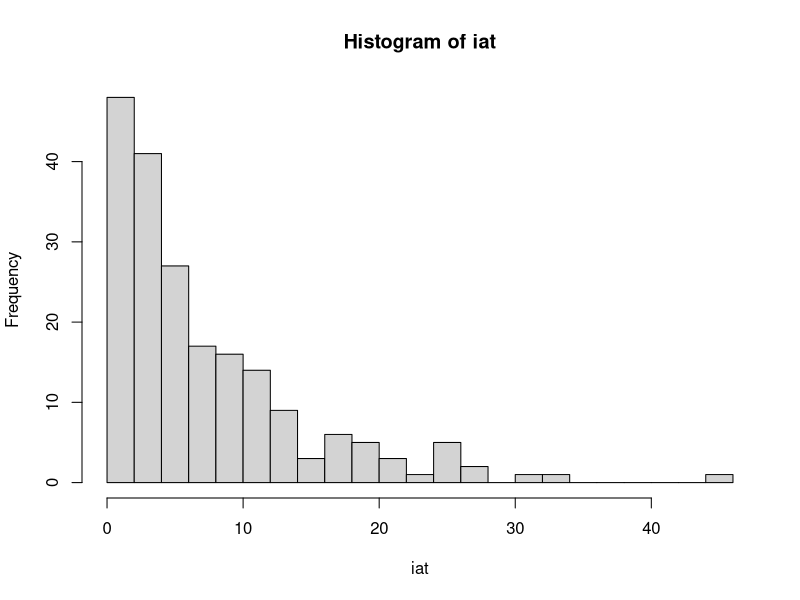
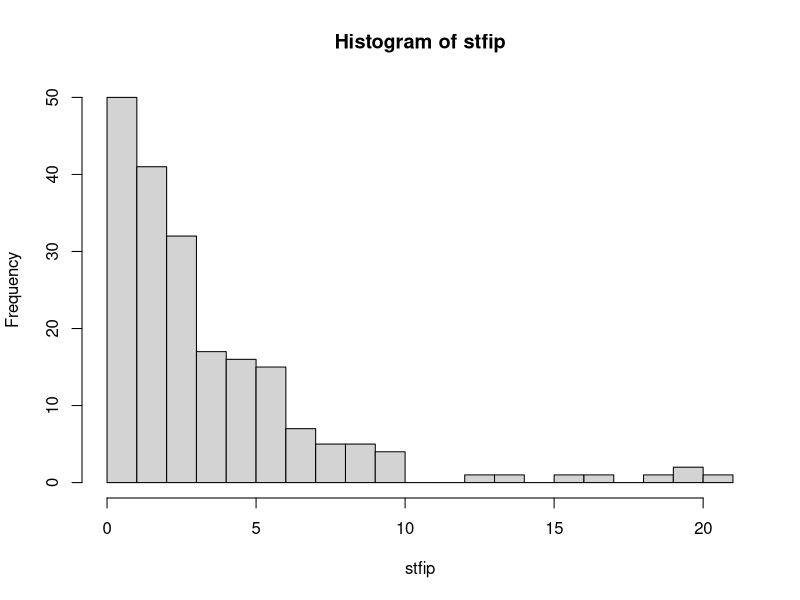
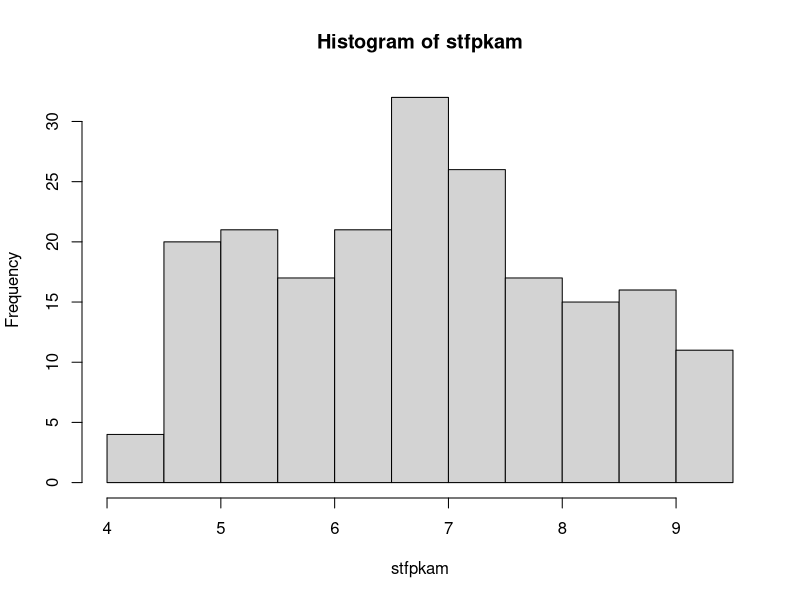
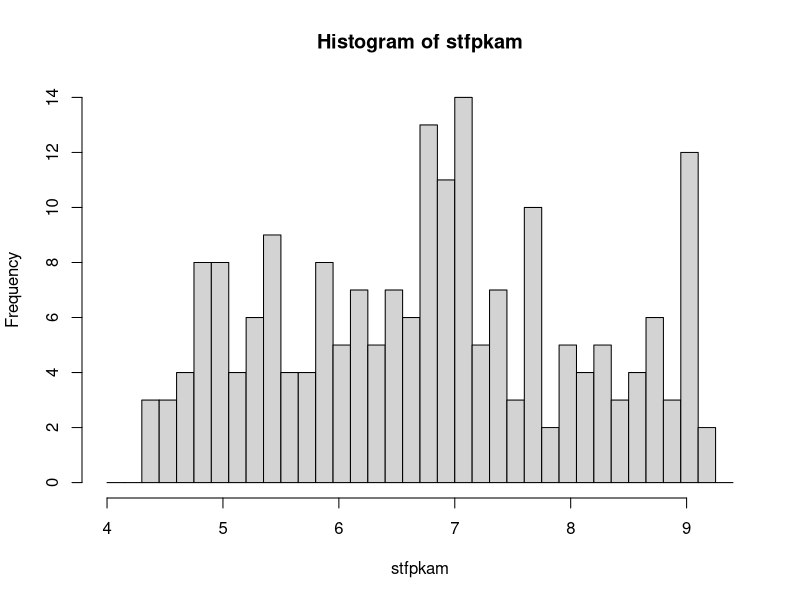

Write R code to recreate these figures, in order.
library(tidyr)
library(readxl)
library(stringr)
library(purrr)

data <- read.csv("Data_File_2818482.csv", header = FALSE, sep = "\t")

# Clean up the nonsense format of the file
ncols <- ncol(data)

data2 <- data.frame("interarrival_times" = unlist(data[1,2:ncols]),
                    "service_times_for_initial_phase" = unlist(data[2, 2:ncols]),
                    "service_times_for_placing_keyboard_and_mouse" = unlist(data[3, 2:ncols]),
                    "service_times_for_assembling_the_case" = unlist(data[4, 2:ncols])) %>% subset(complete.cases(.))
  

# starting with interarrival times...
iat <- data2$interarrival_times
iat_hist <- hist(iat, breaks = "FD")
# looks roughly exponential, with what seems like an outlier
# MLE would be n/sum(iat)
n_iat <- length(iat)
sum_iat <- sum(iat)
mle_iat <- n_iat/sum_iat
# test if the interarrival times follow an exponential(mle_iat) distribution
iat_test <- ks.test(iat, "pexp", rate=mle_iat, alternative = "two.sided")
# will need to correct the test statistic given we've estimated the distribution parameter from the data
# test stat will have a 95% sig level critical value of 1.094
iat_test_stat_corrected <- (iat_test$statistic - (0.2/n_iat))*(sqrt(n_iat) + 0.26 + (0.5/(sqrt(n_iat))))
# giving a corrected test statistics of 0.513 - Therefore, we can conclude that the interarrival times follow
# an exponential distribution with rate parameter =  0.138428

# looking at service times for initial phase
stfip <- data2$service_times_for_initial_phase
stfip_hist <- hist(stfip, breaks = "FD")
# not entirely clear what this is - possibly exponential, possible lognormal
#
# trying an exponential distribution
n_stfip <- length(stfip)
sum_stfip <- sum(stfip)
mle_exponential_stfip <- n_stfip / sum_stfip
# testing to see if data fits an exponential(mle_exponential_stfip) distribution
# again will need to correct the test statistic
stfip_exponential_test <- ks.test(stfip, "pexp", rate = mle_exponential_stfip, alternative = "two.sided")
# again, our critical value 95% sig level is 1.094
stfip_exponential_test_stat_corrected <- (stfip_exponential_test$statistic - (0.2/n_stfip))*(sqrt(n_stfip) + 0.26 + (0.5/(sqrt(n_stfip))))
# giving a test stat of 0.585.
# Therefore, we can conclude that the service times for the initial phase follow an exponential distribution 
# with rate parameter 0.2952633


# looking at service times for placing the keyboard and mouse
stfpkam <- data2$service_times_for_placing_keyboard_and_mouse
stfpkam_hist <- hist(stfpkam, breaks = "FD")
# this looks roughly uniformly distributed - albeit very roughly
# mle's here would be the min and max values
stfpkam_mle <- c(min(stfpkam), max(stfpkam))
# will need to bin and Chi-Square test here.
# will take the bins from the histogram
stfpkam_breaks <- stfpkam_hist$breaks
# bins are 0.5 apart - will try something more granular
stfpkam_breaks2 <- seq(4, 9.5, 0.15)
# get probs for expected values, assuming data comes from a uniform(4, 9.5) distribution
stfpkam_probs <- punif(stfpkam_breaks2, min = 4, max = 9.5)
#want the probability of a value falling within each bin
stfpkam_probs2 <- stfpkam_probs[2:length(stfpkam_probs)]
stfpkam_probs3 <- stfpkam_probs[1:length(stfpkam_probs)-1]
stfpkam_probs4 <- stfpkam_probs2 - stfpkam_probs3
#
stfpkam_hist2 <- hist(stfpkam, breaks = stfpkam_breaks2)
# get observed vals in each bin
stfpkam_observed <- stfpkam_hist2$counts
# expected vals
# all above 5
stfpkam_expected <- length(stfpkam) * stfpkam_probs4
#
stfpkam_test_stat <- sum((stfpkam_observed - stfpkam_expected)**2 / stfpkam_expected)
# degrees of freedom here are 34, there are 37 breaks, need to minus 3 for estimating two parameters
pchisq(stfpkam_test_stat, 34, lower.tail=FALSE)
# alright, this is clearly wrong
